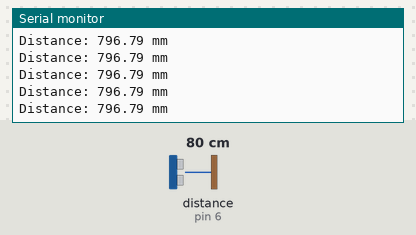
A sketch run on a simulated Arduino Uno, built with avr-gcc and run on an emulated ATmega328P. On the bench: the last lines printed to the serial monitor. Wiring (inferred from the names in the program): ultrasonic range finder: trigger pin 5; echo pin 6. The inputs (shaded band) are chosen by the test bench; at power-on: distance to the obstacle (sensor on pin 6) 80 cm. The echo pulse lasts 58.3 µs per cm.

Above: at 1.2 s.
1.3 s: distance to the obstacle (sensor on pin 6) set to 2 cm
At 1.35 s:
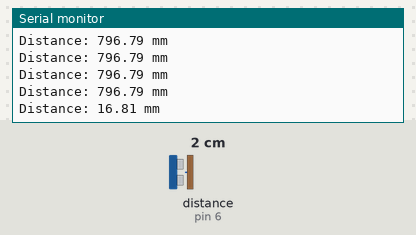
2.8 s: distance to the obstacle (sensor on pin 6) set to 4 cm
At 2.84 s:
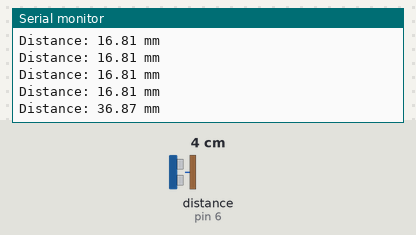
Timing chart, 0 to 5.8 s (numbered marks = the images above; inputs shaded):
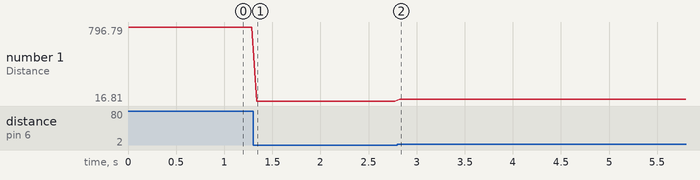

The sketch:

serial_distance.ino
```cpp
#define TRIG_PIN 5  // Trigger pin (rG)
#define ECHO_PIN 6  // Echo pin (lG)

void setup() {
    Serial.begin(115200);       // Start serial communication
    pinMode(TRIG_PIN, OUTPUT);
    pinMode(ECHO_PIN, INPUT);
}

void loop() {
    long duration;
    float distance;

    // Send a 10-microsecond pulse to trigger the sensor
    digitalWrite(TRIG_PIN, LOW);
    delayMicroseconds(2);
    digitalWrite(TRIG_PIN, HIGH);
    delayMicroseconds(10);
    digitalWrite(TRIG_PIN, LOW);

    // Measure the pulse duration on the echo pin, 50 ms timeout (~8 m max distance)
    duration = pulseIn(ECHO_PIN, HIGH, 50000);

    // Convert time (microseconds) to distance (millimeters)
    // - Speed of Sound: 343 m/s (there and back = x2)
    distance = duration * 0.343 / 2;

    // Print the result
    Serial.print("Distance: ");
    Serial.print(distance);
    Serial.println(" mm");

    delay(50); // Wait before the next measurement
}
```

Measured:
- after the input at 1.3 s, the serial monitor: prints a new line at once (image 1)
- after the input at 2.8 s, the serial monitor: prints a new line at once (image 2)
- plotted number 1: 796.79 → 16.81 after the input at 1.3 s, 16.81 → 36.87 after the input at 2.8 s
